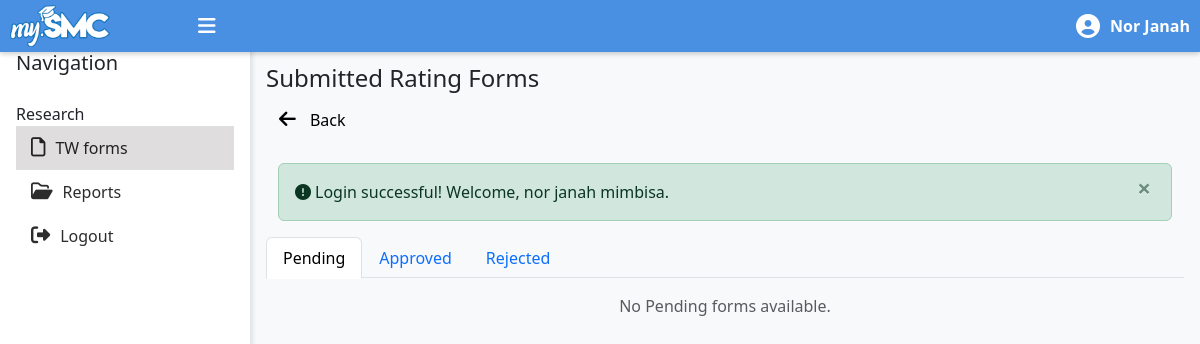
Page /chairman/tw-forms.php (signed in) on the earlier database version.
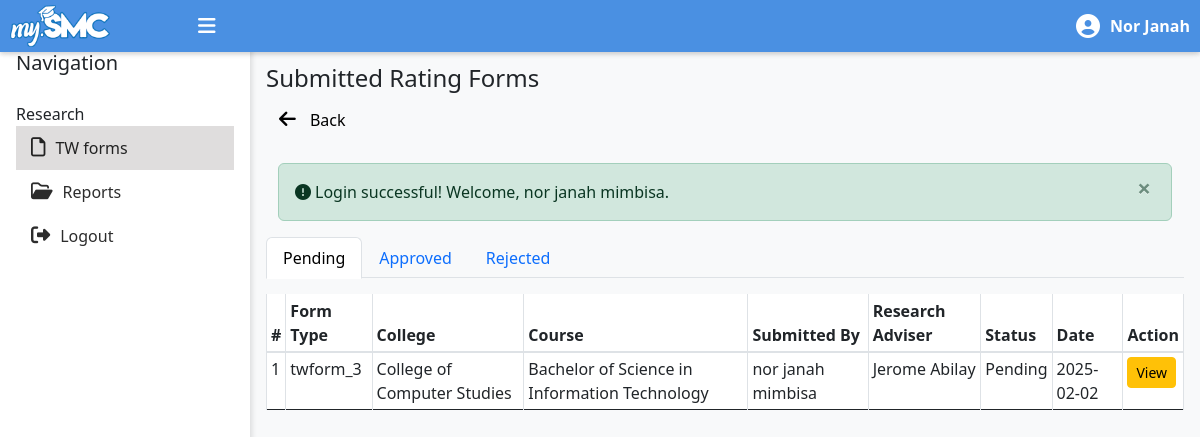
Same page on the later database version.
### tables this page shows
CREATE TABLE `tw_forms` (
  `tw_form_id` int(11) NOT NULL,
  `form_type` enum('twform_1','twform_2','twform_3','twform_4','twform_5','twform_6') NOT NULL,
  `ir_agenda_id` int(11) NOT NULL,
  `col_agenda_id` int(11) NOT NULL,
  `department_id` int(11) NOT NULL,
  `course_id` int(11) NOT NULL,
  `user_id` int(11) NOT NULL,
  `research_adviser_id` int(11) NOT NULL,
  `overall_status` enum('pending','approved','rejected','') NOT NULL,
  `comments` text DEFAULT NULL,
  `attachment` varchar(255) DEFAULT NULL,
  `submission_date` date DEFAULT NULL,
  `last_updated` timestamp NOT NULL DEFAULT current_timestamp()
);

CREATE TABLE `departments` (
  `department_id` int(11) NOT NULL,
  `department_name` varchar(255) NOT NULL,
  `logo` varchar(255) DEFAULT NULL,
  `date_created` datetime DEFAULT current_timestamp()
);

CREATE TABLE `courses` (
  `course_id` int(11) NOT NULL,
  `course_name` varchar(255) NOT NULL,
  `department_id` int(11) DEFAULT NULL
);

CREATE TABLE `accounts` (
  `user_id` int(255) NOT NULL,
  `username` varchar(50) NOT NULL,
  `password` varchar(255) NOT NULL,
  `firstname` varchar(50) NOT NULL,
  `lastname` varchar(50) NOT NULL,
  `contact` varchar(13) NOT NULL,
  `department_id` int(11) NOT NULL,
  `smc_email` varchar(255) NOT NULL,
  `is_active` tinyint(1) DEFAULT 1,
  `user_type` enum('student','dean','panelist','rmo_staff','research_adviser','chairman') NOT NULL,
  `date_created` datetime NOT NULL DEFAULT current_timestamp()
);

### messages.php (called while the page is built, shortened)
<?php
$messages = isset($_SESSION['messages']) ? $_SESSION['messages'] : [];
?>

### chairman/tw-forms.php (the view, shortened to what the changed rows need)
<?php
    include('chairman-master.php');
    require '../config/connect.php';
    include '../messages.php';
    $user_id = $_SESSION['user_id'];
    $query = "SELECT department_id FROM ACCOUNTS WHERE user_id = ?";
    $stmt = mysqli_prepare($conn, $query);
    mysqli_stmt_bind_param($stmt, "i", $user_id);
    mysqli_stmt_execute($stmt);
    $result = mysqli_stmt_get_result($stmt);
    $user_data = mysqli_fetch_assoc($result);
    $department_id = $user_data['department_id'];
    function getTWForms($department_id) {
        global $conn;
        $query = "
            SELECT
                tw.tw_form_id,
                tw.form_type,
                tw.user_id,
                tw.ir_agenda_id,
                tw.col_agenda_id,
                tw.department_id AS department,
                tw.course_id AS course,
                tw.research_adviser_id AS adviser,
                tw.comments,
                tw.overall_status,
                tw.submission_date,
                tw.last_updated,
                u.firstname AS student_firstname,
                u.lastname AS student_lastname,
                dep.department_name AS department_name,
                cou.course_name AS course_name,
                adviser.firstname AS adviser_firstname,
                adviser.lastname AS adviser_lastname
            FROM TW_FORMS tw
            LEFT JOIN ACCOUNTS u ON tw.user_id = u.user_id
            LEFT JOIN DEPARTMENTS dep ON tw.department_id = dep.department_id
            LEFT JOIN COURSES cou ON tw.course_id = cou.course_id
            LEFT JOIN ACCOUNTS adviser ON tw.research_adviser_id = adviser.user_id AND adviser.user_type = 'research_adviser'
            WHERE tw.department_id = ? AND tw.form_type IN ('twform_3', 'twform_5')
            ORDER BY tw.last_updated DESC
        ";
        $stmt = mysqli_prepare($conn, $query);
        mysqli_stmt_bind_param($stmt, "i", $department_id);
        mysqli_stmt_execute($stmt);
        $result = mysqli_stmt_get_result($stmt);
        $requests = [
            'pending' => [],
            'approved' => [],
            'rejected' => []
        ];
        while ($row = mysqli_fetch_assoc($result)) {
            $status = strtolower($row['overall_status']);
            if (isset($requests[$status])) {
                $requests[$status][] = $row;
            }
        }
        return $requests;
    }
    $twforms_by_status = getTWForms($department_id);
?>
<section id="tw-forms" class="pt-4">
        <?php if (!empty($messages)): ?>
            <div class="container mt-3">
                <?php foreach ($messages as $message): ?>
                    <div class="alert alert-<?= htmlspecialchars($message['tags']) ?> alert-dismissible fade show" role="alert">
                    <i class="fa-solid fa-circle-exclamation mr-1"></i><?= htmlspecialchars($message['content']) ?>
                        <button type="button" class="close" data-bs-dismiss="alert" aria-label="Close">
                            <span aria-hidden="true">&times;</span>
                        </button>
                    </div>
                <?php endforeach; ?>
            </div>
        <?php endif; ?>
        <div class="row">
            <?php foreach (['pending', 'approved', 'rejected'] as $status): ?>
            <div id="<?= $status ?>Forms" class="form-section w-100" style="display: <?= $status === 'pending' ? 'block' : 'none'; ?>;">
                <?php if (!empty($twforms_by_status[$status])): ?>
                <div class="table-responsive">
                    <table id="items-table" class="table table-bordered table-sm display">
                        <thead class="thead-background">
                            <tr>
                                <th>#</th>
                                <th>Form Type</th>
                                <th>College</th>
                                <th>Course</th>
                                <th>Submitted By</th>
                                <th>Research Adviser</th>
                                <th>Status</th>
                                <th>Date</th>
                                <th>Action</th>
                            </tr>
                        </thead>
                        <tbody>
                            <?php $i = 1; foreach ($twforms_by_status[$status] as $form): ?>
                                <tr>
                                    <td><?= $i++; ?></td>
                                    <td><?= $form['form_type'] ?></td>
                                    <td><?= $form['department_name'] ?></td>
                                    <td><?= $form['course_name'] ?></td>
                                    <td><?= $form['student_firstname'] . ' ' . $form['student_lastname'] ?></td>
                                    <td><?= $form['adviser_firstname'] . ' ' . $form['adviser_lastname'] ?></td>
                                    <td><?= ucfirst($form['overall_status']) ?></td>
                                    <td><?= $form['submission_date'] ?></td>
                                    <td>
                                        <?php
                                        switch ($form['form_type']) {
                                            case 'twform_3':
                                                $viewPage = 'tw-form3-details.php';
                                                break;
                                            case 'twform_5':
                                                $viewPage = 'tw-form5-details.php';
                                                break;
                                        }
                                        ?>
                                        <div class="d-flex justify-content-between align-items-center mb-1" style="gap: 5px">
                                            <a href="<?= $viewPage ?>?tw_form_id=<?= $form['tw_form_id'] ?>" class="btn btn-warning btn-sm" id="view">View</a>
                                        </div>
                                    </td>
                                </tr>
                            <?php endforeach; ?>
                        </tbody>
                    </table>
                </div>
                    <?php else: ?>
                    <p class="text-center text-muted">No <?= ucfirst($status) ?> forms available.</p>
                <?php endif; ?>
            </div>
        <?php endforeach; ?>
    </div>
</section>
<?php
include('chairman-master.php');
?>

Differences in the rows shown:
added tw_forms: form_type "twform_3", department.department_name "College of Computer Studies", course.course_name "Bachelor of Science in Information Technology", user.firstname "nor janah", user.lastname "mimbisa", research_adviser.firstname "Jerome", research_adviser.lastname "Abilay", overall_status "Pending", submission_date "2025-02-02"
Other differences:
new list line: "# Form Type College Course Submitted By Research Adviser Status Date Action"
list line gone: "No Pending forms available."
